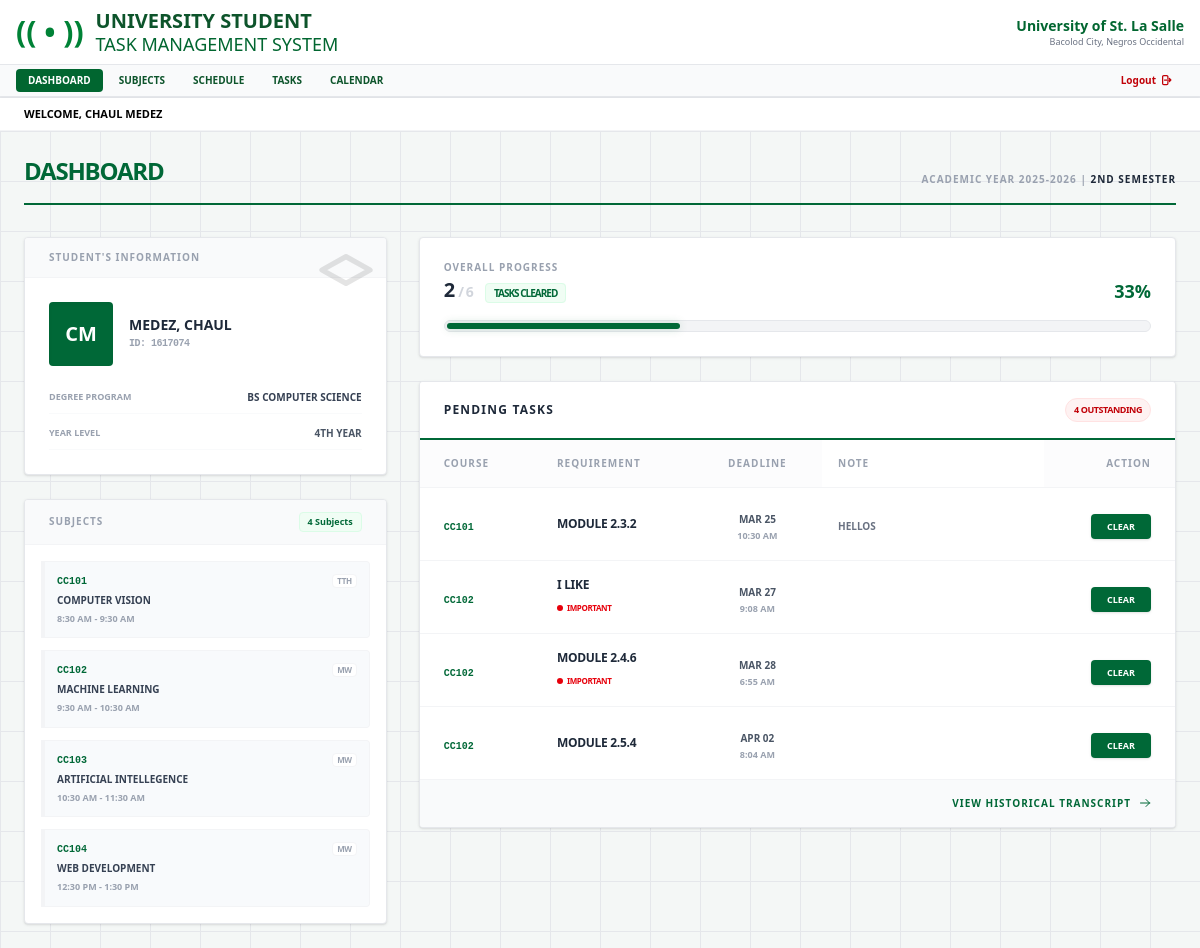
The app's page / (signed in), older data.
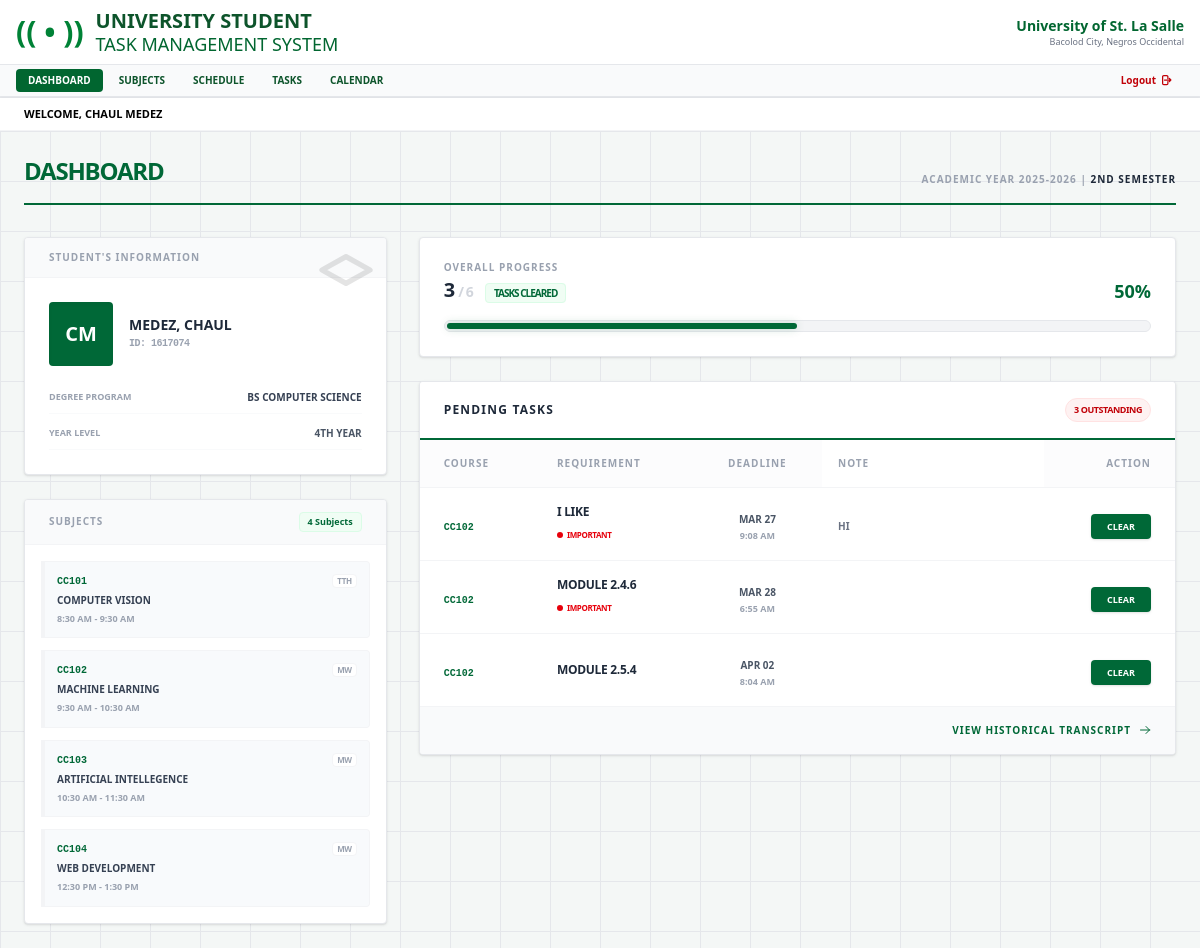
The same page, newer data.
### assignmenttracker/models.py (models this page shows, shortened)
class Subject(models.Model):
    user = models.ForeignKey(User, on_delete=models.CASCADE)
    code = models.CharField(max_length=20)
    name = models.CharField(max_length=100)
    days = models.CharField(max_length=20)
    start_time = models.TimeField()
    end_time = models.TimeField()
    color = models.CharField(max_length=20, default='bg-green-700')

class Task(models.Model):
    user = models.ForeignKey(User, on_delete=models.CASCADE)
    subject = models.ForeignKey(Subject, on_delete=models.CASCADE, related_name='tasks')
    title = models.CharField(max_length=200)
    due_date = models.DateTimeField()
    notes = models.TextField(null=True, blank=True)
    is_done = models.BooleanField(default=False)
    CATEGORY_CHOICES = [
        ('assignment', 'Assignment'),
        ('quiz', 'Quiz'),
        ('project', 'Project'),
        ('exam', 'Exam'),
    ]
    category = models.CharField(max_length=50, choices=CATEGORY_CHOICES)
    is_major = models.BooleanField(default=False)

### assignmenttracker/views.py (the view)
# urls.py: path('', views.dashboard, name='dashboard'),
@login_required
def dashboard(request):
    pending = Task.objects.filter(user=request.user, is_done=False).order_by('due_date')
    user_subjects = Subject.objects.filter(user=request.user)
    all_tasks = Task.objects.filter(user=request.user)
    total_count = all_tasks.count()
    completed_count = all_tasks.filter(is_done=True).count()
    progress_percentage = 0
    if total_count > 0:
        progress_percentage = (completed_count / total_count) * 100
    subjects_with_info = []
    for sub in user_subjects:
        sub_tasks = Task.objects.filter(subject=sub, user=request.user)
        sub_total = sub_tasks.count()
        sub_done = sub_tasks.filter(is_done=True).count()
        sub_pending = sub_tasks.filter(is_done=False)
        sub_progress = (sub_done / sub_total * 100) if sub_total > 0 else 100
        ai_advice = ""
        subjects_with_info.append({
            'info': sub,
            'progress': sub_progress,
            'ai_advice': ai_advice,
            'pending_count': sub_pending.count(),
        })
    return render(request, 'assignmenttracker/dashboard.html', {
        'assignments': pending,
        'subjects': user_subjects,
        'subjects_with_info': subjects_with_info,
        'total_count': total_count,
        'completed_count': completed_count,
        'progress_percentage': progress_percentage,
    })

### assignmenttracker/templates/assignmenttracker/dashboard.html (shortened to what the changed rows need)
{% extends 'base.html' %}
{% load static %}
{% block content %}
<div class="bg-[#f4f7f6] min-h-screen p-6" style="background-image: linear-gradient(#e5e7eb 1px, transparent 1px), linear-gradient(90deg, #e5e7eb 1px, transparent 1px); background-size: 50px 50px;">
    <div class="max-w-6xl mx-auto">
        <div class="flex flex-col md:flex-row justify-between items-end border-b-2 border-[#006837] pb-4 mb-8">
            <div>
                <h2 class="text-2xl font-black text-[#006837] uppercase tracking-tighter">Dashboard</h2>
            </div>
        </div>
        <div class="grid grid-cols-1 lg:grid-cols-3 gap-8">
            <div class="lg:col-span-1 space-y-6">
                <div class="bg-white rounded shadow-sm border border-gray-200 overflow-hidden">
                    <div class="p-4 space-y-3">
                        {% for subject in subjects %}
                        <div class="border-l-4 border-[#006837] bg-[#f8fafc] p-3 rounded-r transition-all hover:shadow-md hover:bg-white border-y border-r border-gray-100">
                            <div class="flex justify-between items-start">
                                <span class="text-[10px] font-mono font-black text-[#006837]">{{ subject.code }}</span>
                                <span class="text-[8px] font-black text-gray-400 bg-white px-1 border border-gray-100 rounded uppercase tracking-tighter">{{ subject.days }}</span>
                            </div>
                            <p class="text-[10px] font-bold text-gray-700 uppercase truncate mt-1">{{ subject.name }}</p>
                            <p class="text-[9px] text-gray-400 font-black mt-1 uppercase">
                                {{ subject.start_time|time:"g:i A" }} - {{ subject.end_time|time:"g:i A" }}
                            </p>
                        </div>
                        {% empty %}
                        <div class="text-center py-8">
                            <p class="text-[10px] text-gray-400 font-black uppercase  tracking-widest">No Enrolled Subjects</p>
                            <a href="{% url 'subject_list' %}" class="text-[9px] text-[#006837] underline font-black uppercase mt-2 inline-block">Update Subjects</a>
                        </div>
                        {% endfor %}
                    </div>
                </div>
            </div>
            <div class="lg:col-span-2">
                <div class="bg-white rounded shadow-sm border border-gray-200 overflow-hidden mb-6 p-6">
    <div class="flex justify-between items-end mb-4">
        <div>
            <h3 class="text-[10px] font-black text-gray-400 uppercase tracking-widest leading-none mb-1">Overall Progress</h3>
            <p class="text-xl font-black text-gray-800 tracking-tighter">
                {{ completed_count }} <span class="text-gray-300 text-sm">/ {{ total_count }}</span>
                <span class="text-[10px] font-bold text-[#006837] ml-2 bg-green-50 px-2 py-0.5 rounded border border-green-100 uppercase">
                </span>
            </p>
        </div>
        <div class="text-right">
            <span class="text-lg font-black text-[#006837] leading-none">{{ progress_percentage|floatformat:0 }}%</span>
        </div>
    </div>
    <div class="w-full bg-gray-100 rounded-full h-3 border border-gray-200 p-[2px]">
        <div class="bg-[#006837] h-full rounded-full transition-all duration-700 ease-out shadow-[0_0_10px_rgba(0,104,55,0.2)]"
             style="width: {{ progress_percentage }}%">
        </div>
    </div>
</div>
                <div class="bg-white rounded shadow-sm border border-gray-200 overflow-hidden">
                    <div class="px-6 py-4 bg-white border-b-2 border-[#006837] flex justify-between items-center">
                        <div>
                            <h3 class="text-xs font-black text-gray-800 uppercase tracking-widest leading-none">Pending Tasks</h3>
                        </div>
                        <span class="bg-red-50 text-red-700 text-[9px] px-2 py-1 rounded-full border border-red-100 font-black uppercase tracking-tighter">
                            {{ assignments.count }} Outstanding
                        </span>
                    </div>
                    <table class="w-full text-left">
                        <thead>
                            <tr class="text-[10px] font-black text-gray-400 uppercase tracking-widest border-b border-gray-100">
                                <th class="px-6 py-4 bg-gray-50/50">Course</th>
                                <th class="px-6 py-4 bg-gray-50/50">Requirement</th>
                                <th class="px-6 py-4 text-center bg-gray-50/50">Deadline</th>
                                <th class="px-4 py-3">Note</th>
                                <th class="px-6 py-4 text-right bg-gray-50/50">Action</th>
                            </tr>
                        </thead>
                        <tbody class="divide-y divide-gray-100">
                            {% for task in assignments %}
                            <tr class="hover:bg-yellow-50/20 transition-colors group">
                                <td class="px-6 py-4">
                                    <span class="{{ s.color }} text-[10px] font-mono font-black text-[#006837]">{{ task.subject.code }}</span>
                                </td>
                                <td class="px-6 py-4">
                                    <span class="text-xs font-bold text-gray-800 uppercase tracking-tight block">{{ task.title }}</span>
                                    {% if task.is_major %}
                                    <span class="text-[8px] font-black text-red-600 uppercase tracking-tighter inline-flex items-center gap-1">
                                        <span class="w-1.5 h-1.5 bg-red-600 rounded-full animate-pulse"></span>
                                       Important
                                    </span>
                                    {% endif %}
                                </td>
                                <td class="px-6 py-4 text-center">
                                    <span class="text-[10px] font-bold text-gray-600 uppercase">{{ task.due_date|date:"M d" }}</span>
                                    <span class="text-[9px] block text-gray-400 font-black">{{ task.due_date|time:"g:i A" }}</span>
                                </td>
                                <td class="px-4 py-6 min-w-[150px]">
                                        <form action="{% url 'update_task_note' task.id %}">
                                            <input
                                                   name="notes"
                                                   value="{{ task.notes|default:'' }}"
                                                   class=" w-full bg-transparent border-none text-[10px] font-bold text-gray-500 uppercase focus:ring-0 placeholder:text-gray-200">
                                        </form>
                                    </td>
                                <td class="px-6 py-4 text-right">
                                    <a href="{% url 'mark_done' task.id %}" class="bg-[#006837] text-white px-4 py-1.5 rounded text-[9px] font-black uppercase hover:bg-green-800 transition-all shadow-sm active:transform active:scale-95">
                                        Clear
                                    </a>
                                </td>
                            </tr>
                            {% endfor %}
                        </tbody>
                    </table>
                </div>
            </div>
        </div>
    </div>
</div>
{% endblock %}

Row changes from the older to the newer data that the page shows:
no longer on this page (row edited): Task: subject.code "CC101", title "MODULE 2.3.2", due_date "MAR 25", due_date "10:30 AM", notes "Hellos"
changed Task "I LIKE": notes (not shown) → "hi"
Text that changed along with them:
{{ completed_count }}: "2" → "3"
{{ progress_percentage|floatformat:0 }}: "33" → "50"
{{ progress_percentage }}: 33.33333333333333 → 50.0 (drawn)
{{ assignments.count }}: "4" → "3"
